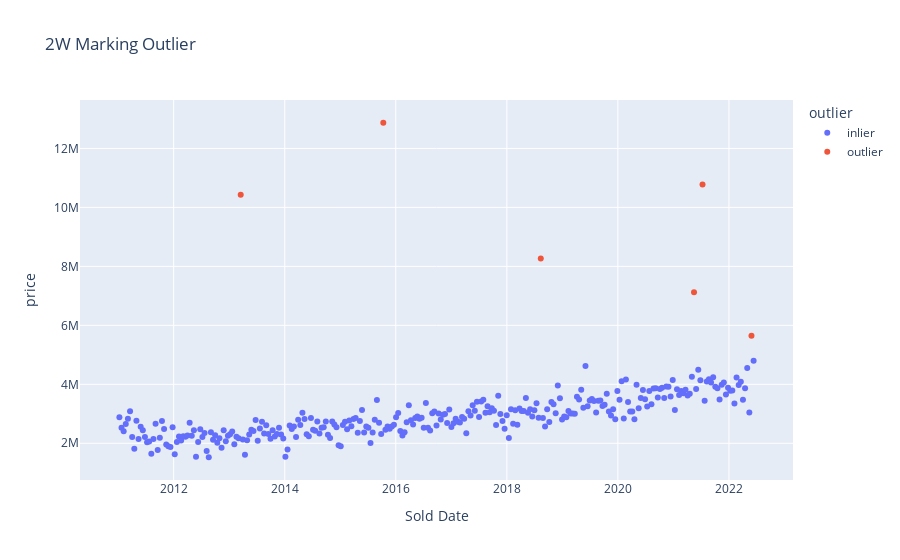

The notebook cell this image was saved under:
### Code cell
(
    dataf
    .assign(outlier = np.where(dataf["price"].le(dataf["price"].quantile(.98)), 'inlier','outlier'))
    #.set_index('solddate')
    .plot(kind="scatter",x="solddate", y="price", color="outlier", **plot_params)
    .update_layout(
        title=f"{FREQ} Marking Outlier",
    )
)

### Figure 1 — Plotly figure (JSON) as saved in the notebook; plotly's stock layout.template omitted (floating-point values rounded to 4 significant figures; data arrays with more than 128 entries replaced by an {"elided": "..."} marker saying what was removed)
{"data": [{"hovertemplate": "outlier=inlier<br>Sold Date=%{x}<br>price=%{y}<extra></extra>", "legendgroup": "inlier", "marker": {"color": "#636efa", "symbol": "circle"}, "mode": "markers", "name": "inlier", "orientation": "v", "showlegend": true, "type": "scatter", "x": {"elided": "293 str values"}, "xaxis": "x", "y": {"elided": "293 float values"}, "yaxis": "y"}, {"hovertemplate": "outlier=outlier<br>Sold Date=%{x}<br>price=%{y}<extra></extra>", "legendgroup": "outlier", "marker": {"color": "#EF553B", "symbol": "circle"}, "mode": "markers", "name": "outlier", "orientation": "v", "showlegend": true, "type": "scatter", "visible": true, "x": ["2013-03-17T00:00:00", "2015-10-11T00:00:00", "2018-08-12T00:00:00", "2021-05-16T00:00:00", "2021-07-11T00:00:00", "2022-05-29T00:00:00"], "xaxis": "x", "y": [10430000.0, 12871000, 8265000.0, 7120000.0, 10770000.0, 5647500], "yaxis": "y"}], "layout": {"autosize": true, "legend": {"title": {"text": "outlier"}, "tracegroupgap": 0}, "title": {"text": "2W Marking Outlier"}, "xaxis": {"anchor": "y", "autorange": true, "domain": [0, 1], "range": ["2010-05-06 13:53:00.1296", "2023-02-14 10:06:59.8704"], "title": {"text": "Sold Date"}, "type": "date"}, "yaxis": {"anchor": "x", "autorange": true, "domain": [0, 1], "range": [590000.0, 13810000.0], "title": {"text": "price"}, "type": "linear"}}}
